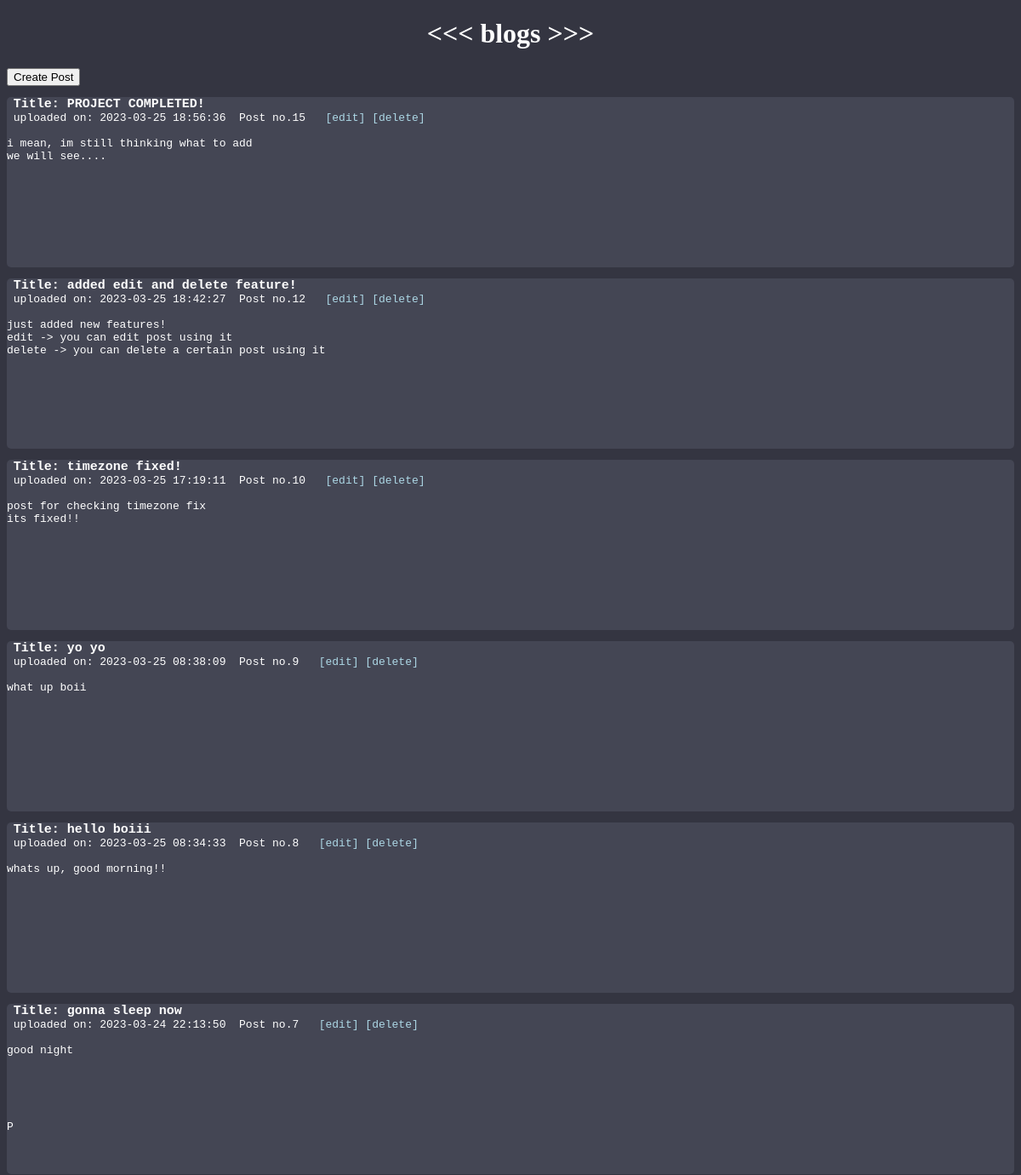
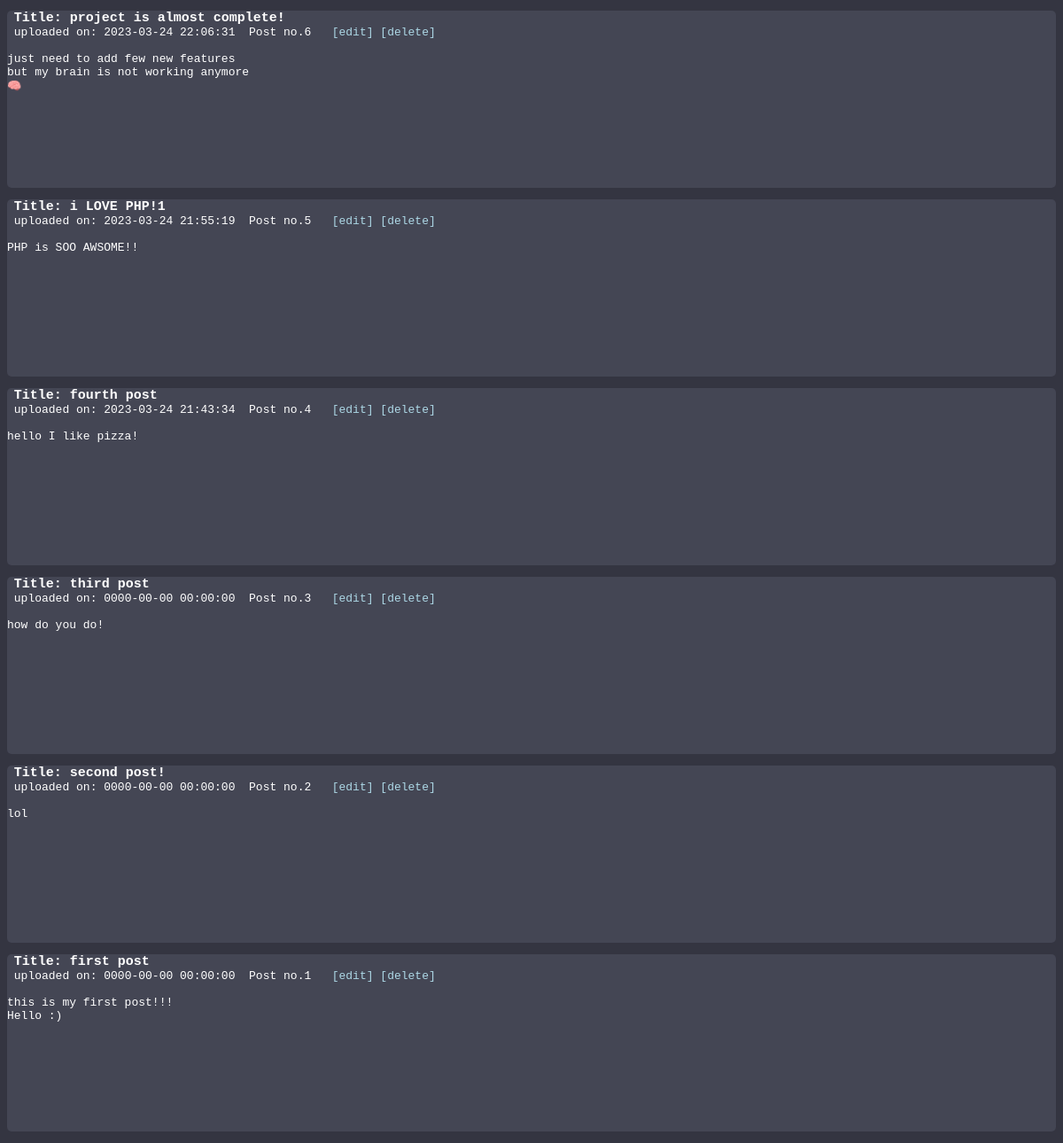
The page / on the database its author committed (2 pictures, top to bottom).
### tables this page shows
CREATE TABLE `blogs` (
  `id` int(100) NOT NULL,
  `title` varchar(200) NOT NULL,
  `content` varchar(500) NOT NULL,
  `timestamp_column` datetime DEFAULT NULL
);

### index.php (the view, shortened to what this page needs)
<?php include "db.php";
    $query = "SELECT * FROM blogs ORDER BY id DESC";
    $result = mysqli_query($conn, $query);
?>
<!DOCTYPE html>
<html lang="en">
<head>
</head>
<body>
    <center><label class="unselectable"><h1 id="index-title"><<< blogs >>></h1></label></center>
<div class="container">
        <div class="col-sm-6">
            <a href="post.php"><button id="create-post-btn">Create Post</button></a>
            <?php
            while($row = mysqli_fetch_assoc($result)){
                ?>
                <pre>
 <?php echo('<label id="content"><b>Title: '.$row['title'].'</b></label><br>'); ?>
 <?php echo('uploaded on: '.$row['timestamp_column'].'  Post no.'.$row['id'].'   <a href="edit.php?id='.$row['id'].'">[edit]</a> <a href="delete.php?id='.$row['id'].'" id="del">[delete]</a><br> <br>'); ?>
<?php echo($row['content']); ?>
                </pre>
                <?php
            }
            ?>
        </div>
</body>
</html>

### index.php (style rules this page uses)
body { background: #343541; }
pre { background: #444654; color: white; height: 200px; width: auto; border-radius:5px; }
#content { font-size:15px }
#index-title { color:white; }
a { color:lightblue; text-decoration:none; }
.unselectable { -webkit-touch-callout: none; -webkit-user-select: none; -khtml-user-select: none; -moz-user-select: none; -ms-user-select: none; user-select: none; }

### rows shown on the page
blogs: title "PROJECT COMPLETED!", timestamp_column "2023-03-25 18:56:36", id "15", content "i mean, im still thinking what to add we will see...."
blogs: title "added edit and delete feature!", timestamp_column "2023-03-25 18:42:27", id "12", content "just added new features! edit -> you can edit post using it delete -> you can delete a certain post using it"
blogs: title "timezone fixed!", timestamp_column "2023-03-25 17:19:11", id "10", content "post for checking timezone fix its fixed!!"
blogs: title "yo yo", timestamp_column "2023-03-25 08:38:09", id "9", content "what up boii"
blogs: title "hello boiii", timestamp_column "2023-03-25 08:34:33", id "8", content "whats up, good morning!!"
blogs: title "gonna sleep now", timestamp_column "2023-03-24 22:13:50", id "7", content "good night P"
blogs: title "project is almost complete!", timestamp_column "2023-03-24 22:06:31", id "6", content "just need to add few new features but my brain is not working anymore 🧠"
blogs: title "i LOVE PHP!1", timestamp_column "2023-03-24 21:55:19", id "5", content "PHP is SOO AWSOME!!"
blogs: title "fourth post", timestamp_column "2023-03-24 21:43:34", id "4", content "hello I like pizza!"
blogs: title "third post", timestamp_column "0000-00-00 00:00:00", id "3", content "how do you do!"
blogs: title "second post!", timestamp_column "0000-00-00 00:00:00", id "2", content "lol"
blogs: title "first post", timestamp_column "0000-00-00 00:00:00", id "1", content "this is my first post!!! Hello :)"
